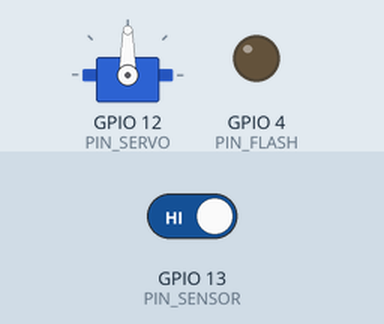
The sketch below on a simulated ESP32. Parts: servo, output pins drawn as LEDs (lit = HIGH). The test bench sets the inputs (shaded band); at power-on: GPIO 13 (PIN_SENSOR) HIGH. WiFi joins after 1.5 s; servers stay silent unless stated; uploads are accepted with an empty reply; the camera gives no picture; what the sketch prints to the serial monitor is not drawn.

Above: at 3.5 s.
3.6 s: GPIO 13 (PIN_SENSOR) driven LOW
At 3.9 s:
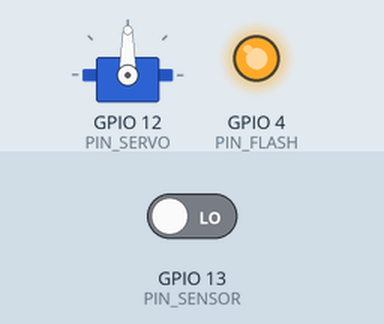
6.6 s: GPIO 13 (PIN_SENSOR) driven HIGH
At 8.5 s:
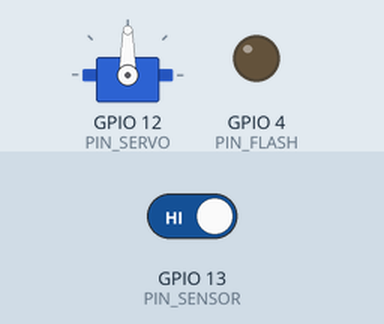
Timing chart, 0 to 10.0 s (numbered marks = the images above; inputs shaded):
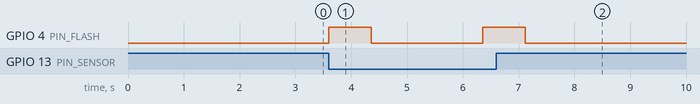

Measured:
- after the input at 3.6 s, GPIO 4 (PIN_FLASH): LOW → HIGH at once, → LOW 0.76 s later, → HIGH 2.0 s later
- after the input at 6.6 s, GPIO 4 (PIN_FLASH): goes on until 7.1 s, then stays LOW

The sketch:

esp32.ino
```cpp
/**
 * PROYECTO DE GRADO - UDI
 * Prueba de Clasificación Manual
 */

#include "esp_camera.h"
#include <WiFi.h>
#include <HTTPClient.h>
#include <ESP32Servo.h>

// --- CONFIGURACIÓN DE RED ---
const char* ssid = "OPPO A80 5G";
const char* password = "lule2345";
const char* serverUrl = "http://10.166.251.1:5000/clasificar";

const int PIN_SENSOR = 13;
const int PIN_SERVO  = 12;
const int PIN_FLASH  = 4;

Servo miServo;

// --- PINES CÁMARA ---
#define PWDN_GPIO_NUM     32
#define RESET_GPIO_NUM    -1
#define XCLK_GPIO_NUM      0
#define SIOD_GPIO_NUM     26
#define SIOC_GPIO_NUM     27
#define Y9_GPIO_NUM       35
#define Y8_GPIO_NUM       34
#define Y7_GPIO_NUM       39
#define Y6_GPIO_NUM       36
#define Y5_GPIO_NUM       21
#define Y4_GPIO_NUM       19
#define Y3_GPIO_NUM       18
#define Y2_GPIO_NUM        5
#define VSYNC_GPIO_NUM    25
#define HREF_GPIO_NUM     23
#define PCLK_GPIO_NUM     22

void setup() {
  Serial.begin(115200);
  pinMode(PIN_SENSOR, INPUT);
  pinMode(PIN_FLASH, OUTPUT);

  // Configuración del Servo
  ESP32PWM::allocateTimer(0);
  ESP32PWM::allocateTimer(1);
  miServo.setPeriodHertz(50);
  miServo.attach(PIN_SERVO, 500, 2400);

  // Posición inicial de prueba
  Serial.println("Probando Servo...");
  miServo.write(90);
  delay(500);

  // Configuración Cámara
  camera_config_t config;
  config.ledc_channel = LEDC_CHANNEL_0;
  config.ledc_timer = LEDC_TIMER_0;
  config.pin_d0 = Y2_GPIO_NUM; config.pin_d1 = Y3_GPIO_NUM;
  config.pin_d2 = Y4_GPIO_NUM; config.pin_d3 = Y5_GPIO_NUM;
  config.pin_d4 = Y6_GPIO_NUM; config.pin_d5 = Y7_GPIO_NUM;
  config.pin_d6 = Y8_GPIO_NUM; config.pin_d7 = Y9_GPIO_NUM;
  config.pin_xclk = XCLK_GPIO_NUM; config.pin_pclk = PCLK_GPIO_NUM;
  config.pin_vsync = VSYNC_GPIO_NUM; config.pin_href = HREF_GPIO_NUM;
  config.pin_sscb_sda = SIOD_GPIO_NUM; config.pin_sscb_scl = SIOC_GPIO_NUM;
  config.pin_pwdn = PWDN_GPIO_NUM; config.pin_reset = RESET_GPIO_NUM;
  config.xclk_freq_hz = 20000000;
  config.pixel_format = PIXFORMAT_JPEG;
  config.frame_size = FRAMESIZE_QVGA;
  config.jpeg_quality = 10;
  config.fb_count = 1;

  if (esp_camera_init(&config) != ESP_OK) {
    Serial.println("Error cámara");
    return;
  }

  WiFi.begin(ssid, password);
  while (WiFi.status() != WL_CONNECTED) { delay(500); Serial.print("."); }
  Serial.println("\n✅ Wi-Fi Conectado");
}

void loop() {
  if (digitalRead(PIN_SENSOR) == LOW) {
    Serial.println("¡Objeto detectado!");
    digitalWrite(PIN_FLASH, HIGH);
    delay(500);

    camera_fb_t * fb = esp_camera_fb_get();
    if (fb) {
      HTTPClient http;
      http.begin(serverUrl);
      http.addHeader("Content-Type", "image/jpeg");

      int httpCode = http.POST(fb->buf, fb->len);

      // APAGAMOS EL FLASH ANTES DE MOVER EL SERVO
      digitalWrite(PIN_FLASH, LOW);

      if (httpCode > 0) {
        String resp = http.getString();
        resp.trim(); // LIMPIEZA CLAVE

        Serial.print("Respuesta recibida: ");
        Serial.println(resp);

        if (resp == "1") {
          Serial.println("Moviendo a APROVECHABLES");
          miServo.write(130);
          delay(2500);
        }
        else if (resp == "2") {
          Serial.println("Moviendo a NO APROVECHABLES");
          miServo.write(50);
          delay(2500);
        }

        miServo.write(90); // Regresa a posición neutra
      } else {
        Serial.printf("Error HTTP: %s\n", http.errorToString(httpCode).c_str());
      }
      http.end();
      esp_camera_fb_return(fb);
    }
    delay(2000); // Pausa para evitar múltiples disparos
  }
}
```
